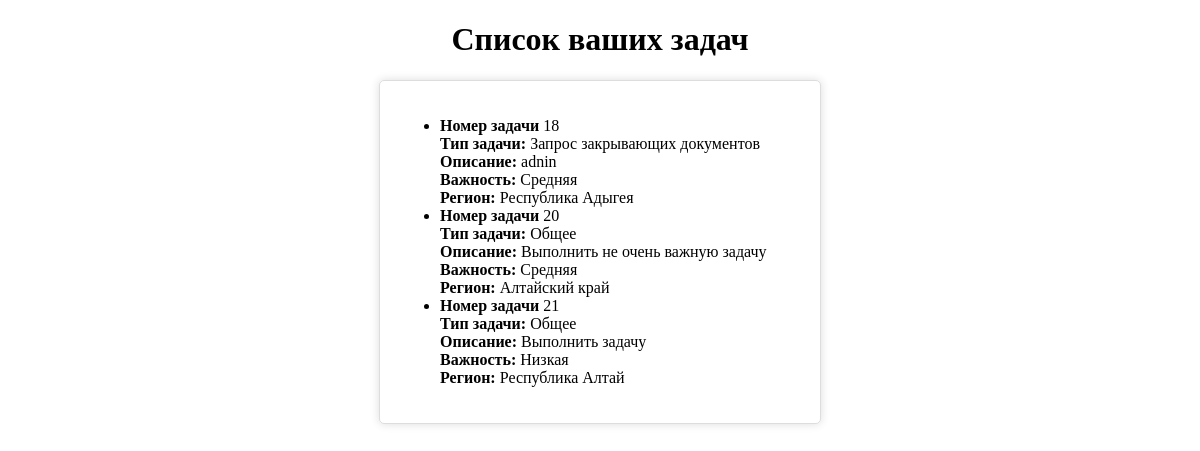
Screenshot of /view_tasks/ (signed in) with the database file from the repository.
### tasks/models.py (models this page shows, shortened)
class Task(models.Model):
    TASK_TYPES = (
        ('Тип1', 'Общее'),
        ('Тип2', 'Не зачислен платеж'),
        ('Тип3', 'Запрос закрывающих документов'),
    )
    task_type = models.CharField(max_length=10, choices=TASK_TYPES, verbose_name='Тип задачи*', default='Тип1')
    description = models.TextField(verbose_name='Описание')
    file = models.FileField(verbose_name='Файл', upload_to='uploads/', null=True, blank=True)
    IMPORTANCE_CHOICES = (
        ('низкая', 'Низкая'),
        ('средняя', 'Средняя'),
        ('высокая', 'Высокая'),
    )
    importance = models.CharField(max_length=50, choices=IMPORTANCE_CHOICES, verbose_name='Важность', default='низкая')
    REGION_CHOICES = (
        ('регион1', 'Республика Адыгея'),
        ('регион2', 'Республика Алтай'),
        ('регион3', 'Алтайский край'),
        ('регион4', 'Амурская область'),
        ('регион5', 'Архангельская область'),
        ('регион6', 'Астраханская область'),
    )
    region = models.CharField(max_length=100, choices=REGION_CHOICES, verbose_name='Регион*', default='регион1')
    user = models.ForeignKey(User, on_delete=models.CASCADE, related_name='tasks', verbose_name='Пользователь')
    STATUS_CHOICES = (
        ('в ожидании', 'В ожидании'),
        ('в процессе', 'В процессе'),
        ('завершено', 'Завершено'),
    )
    comments = models.TextField(verbose_name='Комментарий', blank=True)
    status = models.CharField(max_length=20, choices=STATUS_CHOICES, default='в ожидании')
    history = HistoricalRecords()

### tasks/views.py (the view)
# urls.py: path('view_tasks/', views.view_tasks, name='view_tasks'),
def view_tasks(request):
    user = request.user
    tasks = Task.objects.filter(user=user)
    return render(request, 'view_tasks.html', {'tasks': tasks})

### tasks/templates/view_tasks.html (shortened to what this page needs)
{% load static %}
<!DOCTYPE html>
<html lang="en">
<head>
    <link rel="stylesheet" href="{% static 'css/styles.css' %}">
</head>
<body>
{% block content %}
<h1>Список ваших задач</h1>
<form><ul>
{% for task in tasks %}
    <li>
        <strong>Номер задачи</strong> {{ task.id }}<br>
        <strong>Тип задачи:</strong> {{ task.get_task_type_display }}<br>
        <strong>Описание:</strong> {{ task.description }}<br>
        <strong>Важность:</strong> {{ task.get_importance_display }}<br>
        <strong>Регион:</strong> {{ task.get_region_display }}<br>
    </li>
{% empty %}
    <p>У вас пока нет созданных задач.</p>
{% endfor %}
</ul>
{% endblock %}
  </form>
</body>
</html>

### tasks/static/css/styles.css (style rules this page uses)
form { max-width: 400px; margin: 0 auto; padding: 20px; border: 1px solid #ddd; border-radius: 5px; box-shadow: 0px 0px 10px #ddd; }
h1 { text-align: center; }

### rows the page displays
Task: id "18", task_type "Запрос закрывающих документов", description "adnin", importance "Средняя", region "Республика Адыгея"
Task: id "20", task_type "Общее", description "Выполнить не очень важную задачу", importance "Средняя", region "Алтайский край"
Task: id "21", task_type "Общее", description "Выполнить задачу", importance "Низкая", region "Республика Алтай"
